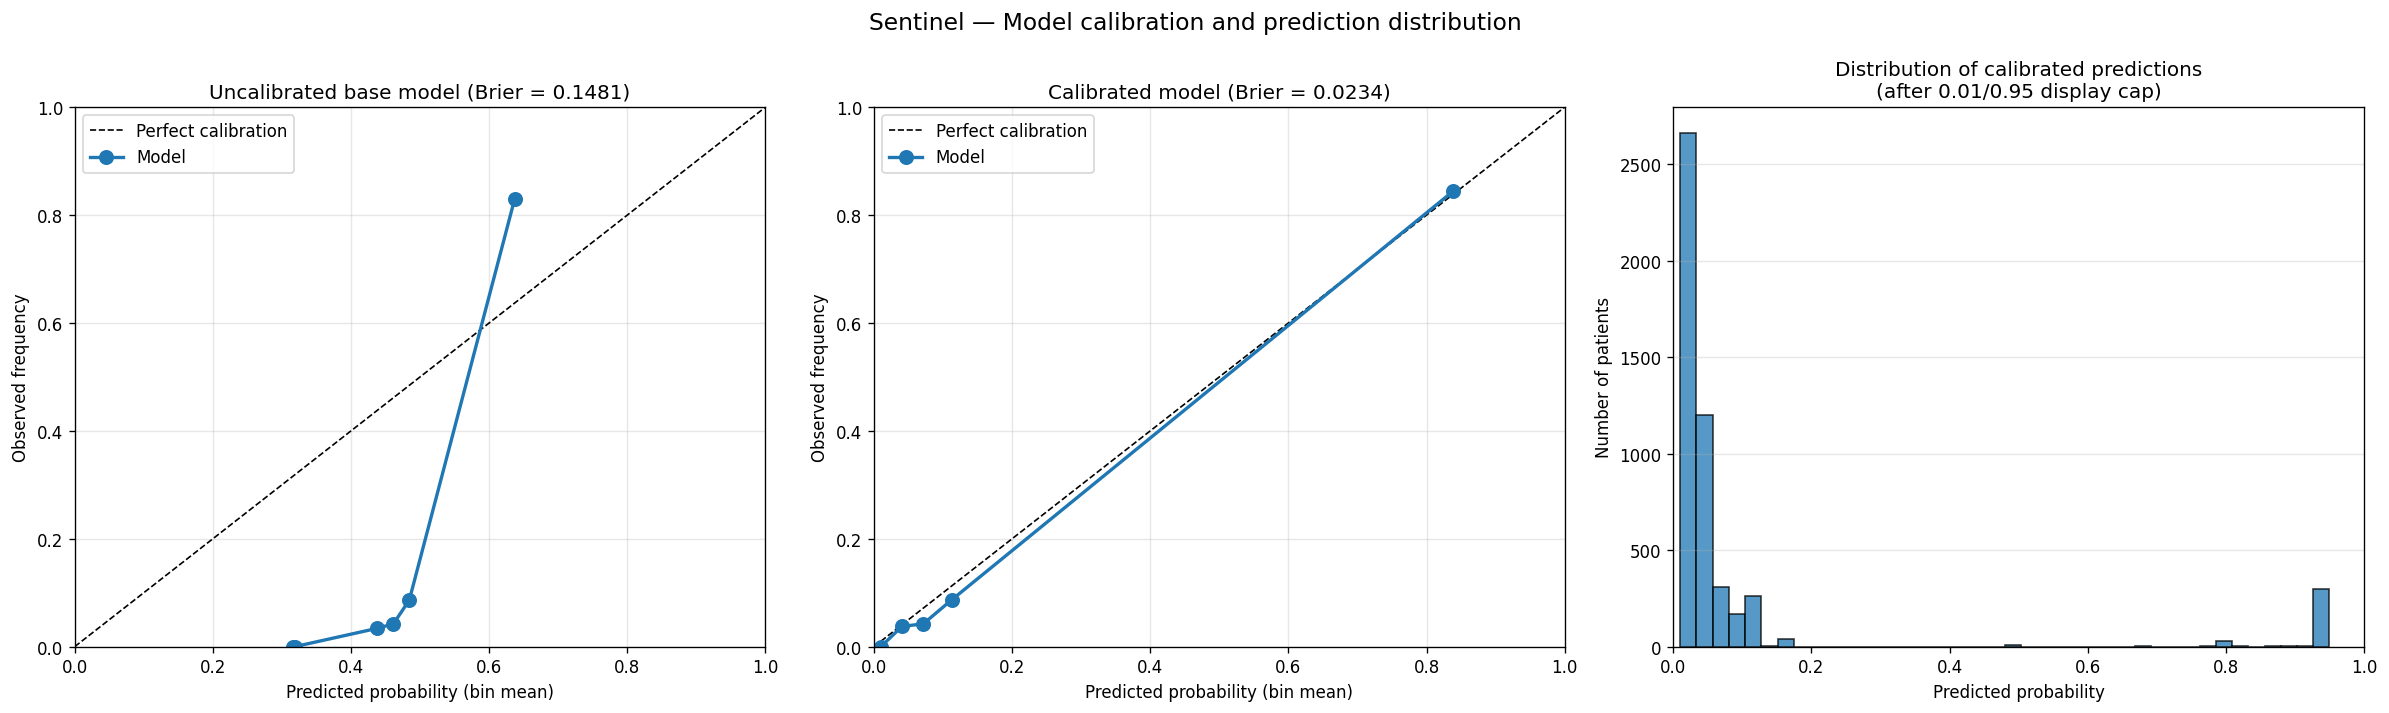

Write Python code to recreate this figure.
"""
Sentinel — Calibration Plot

Visual proof that the model's predicted probabilities track observed
frequencies. A calibrated model produces a reliability curve close to
the y=x diagonal — when it says 30% risk, ~30% of those patients
actually develop pre-eclampsia.

Generates two plots side-by-side:
  - Uncalibrated base model (what the raw XGBoost output looks like)
  - Calibrated model (after CalibratedClassifierCV isotonic fix)

The contrast is the demo evidence that the Week-1 calibration refactor
was necessary, not cosmetic.

Bucket count = 10 deciles, chosen because at 5000 patients and ~8.6%
incidence we have ~40 positives per decile — enough sample size that
deviation from diagonal reflects real miscalibration, not sampling noise.

Reference: Wong et al. (calibration as a deployment requirement),
the scale_pos_weight distortion documented on Week 1 Day 4.
"""

import numpy as np
import joblib
import matplotlib
matplotlib.use("Agg")  # non-interactive backend; works in any environment
import matplotlib.pyplot as plt
from sklearn.calibration import calibration_curve
from sklearn.metrics import brier_score_loss

from data.generator import load_dataset
from models.feature_extractor import build_feature_matrix


N_BINS = 10  # 10 deciles; see header for rationale


def plot_calibration(output_path: str = "evals/calibration_plot.png"):
    """Generate side-by-side calibration plots for base vs calibrated model."""
    patients = load_dataset("synthetic_data.json")
    X, y = build_feature_matrix(patients)
    
    base_model = joblib.load("models/risk_model_base.joblib")
    calibrated_model = joblib.load("models/risk_model.joblib")
    
    base_proba = base_model.predict_proba(X)[:, 1]
    calibrated_proba = calibrated_model.predict_proba(X)[:, 1]
    # Match the user-facing cap from agents/risk_predictor.py — clinicians
    # never see raw 0.000 or 1.000 from this system, so the calibration plot
    # must reflect the predictions they would actually see, not raw model output.
    calibrated_proba = np.clip(calibrated_proba, 0.01, 0.95)
    
    # Per-bucket observed frequencies and mean predicted probabilities
    base_obs, base_pred = calibration_curve(y, base_proba, n_bins=N_BINS, strategy="quantile")
    cal_obs, cal_pred = calibration_curve(y, calibrated_proba, n_bins=N_BINS, strategy="quantile")
    
    # Brier score summary metric (lower is better)
    base_brier = brier_score_loss(y, base_proba)
    cal_brier = brier_score_loss(y, calibrated_proba)
    
    # Per-bin sample counts (so the demo can answer "is that noise or real?")
    base_bin_edges = np.quantile(base_proba, np.linspace(0, 1, N_BINS + 1))
    base_bin_counts = np.histogram(base_proba, bins=base_bin_edges)[0]
    cal_bin_edges = np.quantile(calibrated_proba, np.linspace(0, 1, N_BINS + 1))
    cal_bin_counts = np.histogram(calibrated_proba, bins=cal_bin_edges)[0]
    
    # --- Plot ---
    fig, axes = plt.subplots(1, 3, figsize=(20, 6))

    for ax, obs, pred, brier, title in [
        (axes[0], base_obs, base_pred, base_brier,
        f"Uncalibrated base model (Brier = {base_brier:.4f})"),
        (axes[1], cal_obs, cal_pred, cal_brier,
        f"Calibrated model (Brier = {cal_brier:.4f})"),
    ]:
        ax.plot([0, 1], [0, 1], "k--", linewidth=1, label="Perfect calibration")
        ax.plot(pred, obs, "o-", linewidth=2, markersize=8, label="Model")
        ax.set_xlabel("Predicted probability (bin mean)")
        ax.set_ylabel("Observed frequency")
        ax.set_title(title)
        ax.set_xlim(0, 1)
        ax.set_ylim(0, 1)
        ax.grid(alpha=0.3)
        ax.legend(loc="upper left")

    # Third subplot: distribution of predicted probabilities (the discretization
    # made visible as evidence, not hidden). Shows WHERE the model commits.
    axes[2].hist(calibrated_proba, bins=40, edgecolor="black", alpha=0.75)
    axes[2].set_xlabel("Predicted probability")
    axes[2].set_ylabel("Number of patients")
    axes[2].set_title("Distribution of calibrated predictions\n"
                    "(after 0.01/0.95 display cap)")
    axes[2].set_xlim(0, 1)
    axes[2].grid(alpha=0.3, axis="y")

    plt.suptitle("Sentinel — Model calibration and prediction distribution",
             fontsize=14)
    plt.tight_layout()
    plt.savefig(output_path, dpi=120, bbox_inches="tight")
    plt.close()
    
    # --- Text report (for the demo, since plots alone don't tell the story) ---
    print(f"Calibration plot saved to {output_path}")
    print()
    print(f"Brier score (lower = better calibrated):")
    print(f"  Uncalibrated base model: {base_brier:.4f}")
    print(f"  Calibrated model:        {cal_brier:.4f}")
    print(f"  Improvement:             {(base_brier - cal_brier):.4f}")
    print()
    print(f"Per-bin sample sizes (calibrated model, 10 deciles):")
    print(f"  min={cal_bin_counts.min()}, max={cal_bin_counts.max()}, "
          f"mean={cal_bin_counts.mean():.0f}")
    print(f"  (samples-per-bin >> 20 needed for stable observed frequencies)")
    print()
    print("Calibrated model: predicted vs observed by bin")
    print(f"{'Predicted':>10} {'Observed':>10} {'Gap':>8}")
    for p, o in zip(cal_pred, cal_obs):
        print(f"  {p:>8.3f}    {o:>8.3f}    {(o-p):>+6.3f}")


if __name__ == "__main__":
    plot_calibration()
